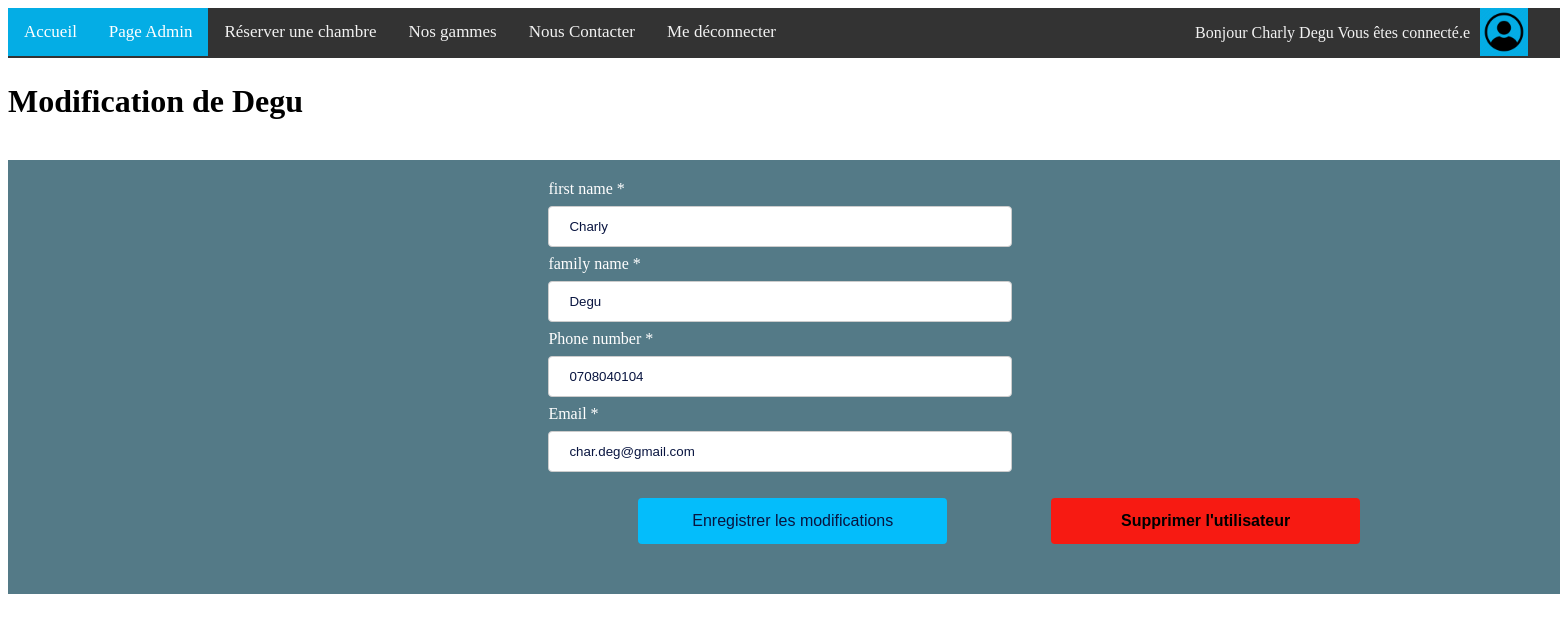
The page /admin/modify_user.php?id=7 (signed in) on the database its author committed.
### tables this page shows
CREATE TABLE users(
   id INTEGER PRIMARY KEY AUTOINCREMENT UNIQUE NOT NULL,
   first_name TEXT,
   family_name TEXT,
   phone_nb TEXT,
   email TEXT,
   password TEXT
, is_admin BOOLEAN DEFAULT false);

### public/admin/modify_user.php (the view, shortened to what this page needs)
<?php
require_once __DIR__ . '/../../database.php';
$request = $database->prepare('SELECT * FROM users u WHERE u.id = :id');
$request->execute(['id' => $_GET['id']]);
if (empty($user = $request->fetch())) {
    echo("User non trouvée.");
}
?>
<!DOCTYPE html>
<html lang="fr">
    <head>
    <link rel="stylesheet" href="../styles/index.css" />
</head>
<body>
    <?php require_once "../navbar.php" ?>
    <br>
    <br>
    <br>
        <h1> Modification de <?php echo $user['family_name']; ?> </h1>
        <br>
        <div class="contact">
        <form action="" method="post">
            <div>
                <div>
                    <label for="first_name">first name *</label>
                </div>
                <div>
                    <input type="text" name="first_name" value="<?php echo $user['first_name'] ?>" required>
                </div>
            </div>
            <div>
                <div>
                    <label for="family_name">family name *</label>
                </div>
                <div>
                    <input type="text" name="family_name" value="<?php echo $user['family_name'] ?>" required>
                </div>
            </div>
            <div>
                <div>
                    <label for="phone_nb">Phone number *</label>
                </div>
                <div>
                    <input type="text" name="phone_nb" value="<?php echo $user['phone_nb'] ?>" required>
                </div>
            </div>
            <div>
                <div>
                    <label for="email">Email *</label>
                </div>
                <div>
                    <input type="text" name="email" value="<?php echo $user['email'] ?>" required>
                </div>
            </div>
            <br>
            <div class="submit-buttons">
                <input type="submit" value="Enregistrer les modifications">
                <button class="delete" formaction="delete_user.php?id=<?php echo  $_GET['id']?>"><b>Supprimer l'utilisateur</b></button>
            </div>
            </div>
</body>

### public/styles/index.css (style rules this page uses)
body { background-image: url("https://woody.cloudly.space/app/uploads/montpelliertourisme/2022/12/thumbs/Littoral-Carnon-Plage_free_format-1920x960.jpg"); background-size: cover; background-attachment: fixed; }
.contact { background-color:#01394cab; width: 100%; color: #ffffff; padding-top: 20px; padding-bottom: 50px; display: block; padding-left: 35%; }
.contact input[type=text], select { width: 30%; padding: 12px 20px; margin: 8px 0; display: inline-block; border: 1px solid #ccc; border-radius: 4px; box-sizing: border-box; color: #091540; }
.contact input[type=submit] { width: 20%; background-color: #04bdfb; color: #091540; padding: 14px 20px; margin-left: 90px; border: none; border-radius: 4px; cursor: pointer; font-size: 16px; font-family: Arial, Helvetica, sans-serif ; }
.delete { width: 20%; background-color: rgb(247, 26, 18); color: black; padding: 14px 20px; margin-left: 100px; border: none; border-radius: 4px; cursor: pointer; font-size: 16px; font-family: Arial, Helvetica, sans-serif ; }

### rows shown on the page
users: family_name "Degu", first_name "Charly", phone_nb "0708040104", email "char.deg@gmail.com"

### other values the page prints
$_SESSION['user']['first_name'] "Charly"
$_SESSION['user']['family_name'] "Degu"
